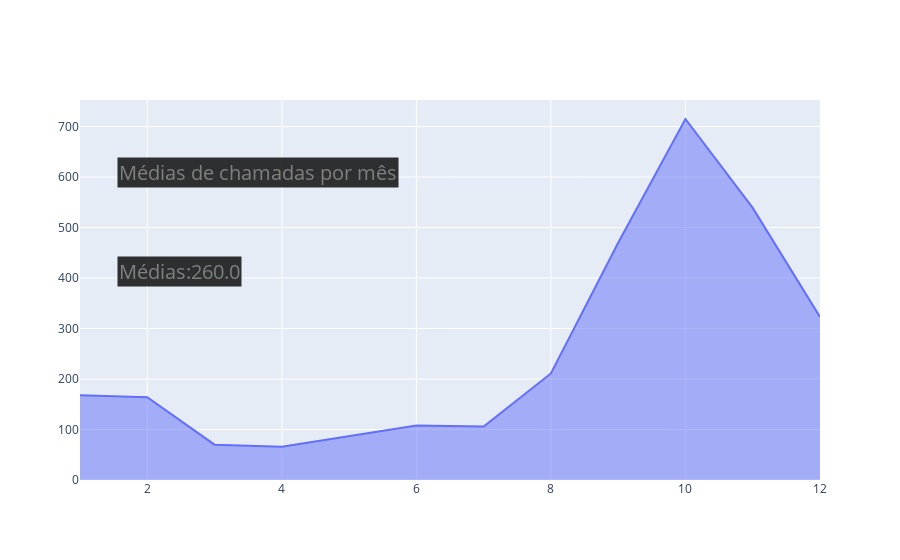

Notebook source saved alongside this figure:
### Code cell
# Chamadas Médias Por Mês

base3 = base.groupby('Mês')['Chamadas Realizadas'].sum().reset_index()

fig3 = go.Figure(go.Scatter(x=base3['Mês'],
                            y=base3['Chamadas Realizadas'],
                            mode='lines', 
                            fill='tonexty'))
fig3.add_annotation(text='Médias de chamadas por mês',
                    xref='paper', yref='paper',
                    font=dict(size=20, color='gray'),
                    align="center", bgcolor="rgba(0, 0, 0,0.8)",
                    x=0.05, y=0.85, showarrow=False)
fig3.add_annotation(text=f"Médias:{round(base3['Chamadas Realizadas'].mean(),2)}",
                    xref='paper', yref='paper',
                    font=dict(size=20, color='gray'),
                    align="center", bgcolor="rgba(0, 0, 0,0.8)",
                    x=0.05, y=0.55, showarrow=False)

### Figure 1 — Plotly figure (JSON) as saved in the notebook; plotly's stock layout.template omitted (floating-point values rounded to 4 significant figures)
{"data": [{"fill": "tonexty", "mode": "lines", "type": "scatter", "x": [1, 2, 3, 4, 6, 7, 8, 9, 10, 11, 12, "Mai"], "y": [168, 164, 70, 66, 108, 106, 211, 470, 715, 539, 323, 180]}], "layout": {"annotations": [{"align": "center", "bgcolor": "rgba(0, 0, 0,0.8)", "font": {"color": "gray", "size": 20}, "showarrow": false, "text": "Médias de chamadas por mês", "x": 0.05, "xref": "paper", "y": 0.85, "yref": "paper"}, {"align": "center", "bgcolor": "rgba(0, 0, 0,0.8)", "font": {"color": "gray", "size": 20}, "showarrow": false, "text": "Médias:260.0", "x": 0.05, "xref": "paper", "y": 0.55, "yref": "paper"}]}}
